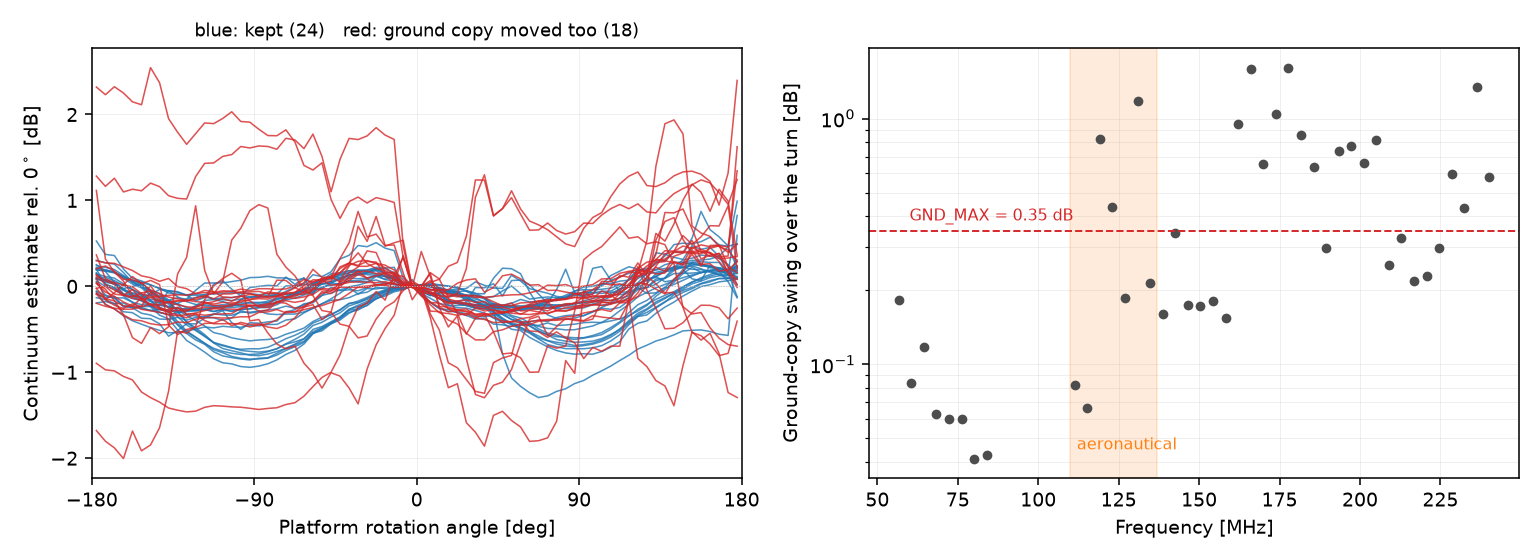

The Python source for this figure:
"""Which tones' continuum estimates are safe to plot as sky modulation.

The rotation figure gains a second panel showing the continuum that is subtracted
from each tone -- the sky and receiver power, carried by the channels with no
injected signal in them. Plotted raw it is wrong: a dozen channels between 110
and 240 MHz swing 1-3 dB through the turn, far more than the sky does, because
they carry a terrestrial transmitter rather than sky.

The control is the stationary ground copy. It does not rotate, so anything it
also saw change over the same integrations changed in time rather than with
antenna orientation. A tone's continuum is plotted only where the ground copy is
steady on the same flanking channels.

This script fixes the threshold, shows that the quoted median does not depend on
it, and records the one thing the test cannot do.

Reduction is identical to build_nb.py; only the continuum panel is new.
"""
from pathlib import Path

import h5py
import matplotlib
import numpy as np

matplotlib.use("Agg")
import matplotlib.pyplot as plt  # noqa: E402

REPO = Path("/home/christian/Documents/research/eigsep/data-analysis")
SIDECAR = REPO / "notebooks/christian/deployment5/motor_scan_20260717_key4.h5"
KEY0 = REPO / "notebooks/christian/beam_modulation/key0_raster.npz"
OUT = Path(__file__).resolve().parent

COMB_RESIDUE = 8
COMB_SPILL = (7, 8, 9, 15, 0, 1)
FM_BAND = (86.0, 110.0)
BIN_DEG = 5.0
MAX_ROUGHNESS = 0.25
NSIG = 3.0

with h5py.File(SIDECAR, "r") as f:
    d4 = f["data4"][:].astype(np.float64)
    t = f["times"][:]
    deg = 1.0 / f.attrs["counts_per_deg"]
    az = f["az_counts"][:] * deg
    el = f["el_counts"][:] * deg
    freq = f["freqs"][:]

d4[d4 <= 0] = np.nan
nchan = d4.shape[1]
chan = np.arange(nchan)
is_fm = (freq > FM_BAND[0]) & (freq < FM_BAND[1])

d0 = np.load(KEY0)["d0"].astype(np.float64)
d0[d0 <= 0] = np.nan

turns = np.where(np.diff(np.sign(np.diff(el))) != 0)[0] + 1
rotations = [(a, b) for a, b in zip(np.r_[0, turns], np.r_[turns, len(el)]) if b - a > 100]
rot_az = np.array([np.nanmedian(az[a:b]) for a, b in rotations])
ROT = int(np.argmin(np.abs(rot_az - (-90.0))))
A, B = rotations[ROT]
finite = np.isfinite(d4[A:B]).mean(0) > 0.9

edges = np.arange(-180.0, 180.0 + BIN_DEG, BIN_DEG)
centres = 0.5 * (edges[:-1] + edges[1:])
bin_idx = np.digitize(el, edges) - 1
ZERO = int(np.argmin(np.abs(centres)))


def to_db(x):
    with np.errstate(divide="ignore", invalid="ignore"):
        return 10.0 * np.log10(x)


def flanking(c):
    """Offsets +-3..+-6: eight non-comb channels, clear of the comb spillover.

    No FM condition, unlike the version this exploration started from. Only one
    tone in the band, 111.3 MHz, has a flanker inside the 86-110 MHz guard
    window; keeping the exception moves that one curve by 0.1 dB and costs a
    seven-channel special case in the caption.
    """
    return [c + o for o in range(-6, 7)
            if 3 <= abs(o) <= 6 and 0 <= c + o < nchan and finite[c + o]
            and (c + o) % 16 not in COMB_SPILL]


def binned(series, a, b):
    s = series[a:b]
    idx = bin_idx[a:b]
    mu = np.full(len(centres), np.nan)
    for j in range(len(centres)):
        v = s[(idx == j) & np.isfinite(s)]
        if v.size:
            mu[j] = np.median(v)
    return mu


def subtract(c):
    return d4[:, c] - np.nanmedian(d4[:, flanking(c)], axis=1)


def noise_sigma(c):
    sds = [np.nanstd(binned(subtract(cp), A, B)) for cp in flanking(c) if flanking(cp)]
    return np.nanmedian(sds) if sds else np.inf


def excess_profile(c):
    mu = binned(subtract(c), A, B)
    ok = mu > NSIG * noise_sigma(c)
    pos = mu > 0
    ref = np.nanmedian(mu[ZERO - 1:ZERO + 2])
    full = np.where(pos, to_db(np.where(pos, mu, np.nan) / ref), np.nan)
    return full, ok


def referenced(data, chans):
    """Binned power in `chans`, in dB relative to the value at 0 deg."""
    mu = binned(np.nanmedian(data[:, chans], axis=1), A, B)
    return to_db(mu / np.nanmedian(mu[ZERO - 1:ZERO + 2]))


def swing(v):
    return np.ptp(v[np.isfinite(v)])


tones = []
for c in chan[(chan % 16 == COMB_RESIDUE) & (freq > 50) & (freq < 250) & finite & ~is_fm]:
    nb = flanking(c)
    rough = np.nanmedian(np.abs(np.diff(binned(to_db(np.nanmedian(d4[:, nb], 1)), A, B), 2)))
    if rough >= MAX_ROUGHNESS:
        continue
    prof, ok = excess_profile(c)
    if not ok[ZERO] or ok.sum() < 20:
        continue
    tones.append(c)

print(f"rotation {ROT}: azimuth {rot_az[ROT]:+.0f} deg, {B - A} integrations, "
      f"{(t[B - 1] - t[A]):.0f} s")
print(f"{len(tones)} tones in panel (a), "
      f"{freq[tones[0]]:.1f}-{freq[tones[-1]]:.1f} MHz\n")

air = {c: referenced(d4, flanking(c)) for c in tones}     # suspended, rotating
gnd = {c: referenced(d0, flanking(c)) for c in tones}     # stationary control

# ------------------------------------------------- 1. where the threshold goes
print("-- ground-copy swing per tone, sorted (dB) --")
order = sorted(tones, key=lambda c: swing(gnd[c]))
vals = np.array([swing(gnd[c]) for c in order])
for c, v in zip(order, vals):
    print(f"   {freq[c]:7.1f} MHz   gnd {v:5.2f}   air {swing(air[c]):5.2f}")
jump = int(np.argmax(np.diff(vals)))
step = int(np.searchsorted(vals, 0.35))
print(f"\n   values run {vals[0]:.2f}-{vals[step - 1]:.2f} and then "
      f"{vals[step]:.2f}-{vals[-1]:.2f}: a step of "
      f"{vals[step] - vals[step - 1]:.2f} dB at the threshold.")
print(f"   Be careful how much weight that carries. It is NOT the largest break in")
print(f"   the distribution -- that is {vals[jump]:.2f} -> {vals[jump + 1]:.2f} dB, "
      f"after {jump + 1} tones -- and neighbouring")
print(f"   spacings are comparable, so 'the threshold sits in a natural gap' is more")
print(f"   than the data supports. The defence that does hold is the stability scan below.")

GND_MAX = 0.35
keep = [c for c in tones if swing(gnd[c]) < GND_MAX]
drop = [c for c in tones if swing(gnd[c]) >= GND_MAX]
kept_swing = np.array([swing(air[c]) for c in keep])
print(f"\n   GND_MAX = {GND_MAX}: {len(keep)} of {len(tones)} tones, "
      f"{freq[keep[0]]:.1f}-{freq[keep[-1]]:.1f} MHz")
print(f"   sky swing {kept_swing.min():.2f}-{kept_swing.max():.2f} dB "
      f"(median {np.median(kept_swing):.2f}, "
      f"{100 * (10 ** (np.median(kept_swing) / 10) - 1):.0f} per cent in power)")
print(f"   median ground-copy swing of the kept population is "
      f"{np.median([swing(gnd[c]) for c in keep]):.2f} dB, so the gap is only a "
      f"factor of {GND_MAX / np.median([swing(gnd[c]) for c in keep]):.1f} above it")

# ------------------------------------- 2. the quoted median against the choice
print("\n-- does the quoted median depend on the threshold? --")
print("   thr   tones   median sky swing   band")
for thr in (1.00, 0.60, 0.35, 0.25, 0.20, 0.15, 0.12):
    k = [c for c in tones if swing(gnd[c]) < thr]
    if not k:
        continue
    m = np.median([swing(air[c]) for c in k])
    print(f"   {thr:4.2f}   {len(k):5d}   {m:14.2f} dB   "
          f"{freq[k[0]]:5.1f}-{freq[k[-1]]:5.1f} MHz")
print("   The median moves by little across a factor of eight in threshold. The rise")
print("   at the tight end is frequency coverage, not cleanliness: only the low tones")
print("   survive there, and those have the deepest sky modulation anyway.")

# ------------------------------- 3. what the cut does and does not say about (a)
print("\n-- what the cut costs panel (a) --")


def margin_db(c, bins=None):
    """Tone power above its own continuum, in dB, per rotation-angle bin."""
    tone_b = binned(d4[:, c], A, B)
    cont_b = binned(np.nanmedian(d4[:, flanking(c)], axis=1), A, B)
    exc = tone_b - cont_b
    m = np.isfinite(exc) & np.isfinite(cont_b) & (exc > 0)
    if bins is not None:
        m &= bins
    return to_db(exc[m] / cont_b[m])


def worst_shift(c, margins):
    """Curve shift if the entire ground-copy swing were error on the continuum."""
    err = 10 ** (swing(gnd[c]) / 10) - 1.0
    return abs(to_db(1.0 + err / 10 ** (margins / 10))).max()


def margin_at_zero(c):
    cont_b = binned(np.nanmedian(d4[:, flanking(c)], axis=1), A, B)
    exc0 = binned(d4[:, c], A, B)[ZERO] - cont_b[ZERO]
    return to_db(exc0 / cont_b[ZERO])


peak = np.array([margin_at_zero(c) for c in drop])
print(f"   at 0 deg, the response peak, the {len(drop)} discarded tones sit "
      f"{peak.min():.1f}-{peak.max():.1f} dB above their own continuum,")
print(f"   so there the whole ground-copy swing moves those curves by at most "
      f"{max(worst_shift(c, np.array([m])) for c, m in zip(drop, peak)):.3f} dB.")

print("\n   BUT that is the most favourable point of the turn, and it is not the")
print("   number the argument needs. Over the bins panel (a) actually draws and")
print("   quotes depths from, the margin closes as the tone goes into its null:")
sig_lo, sig_shift = [], []
for c in drop:
    _, ok = excess_profile(c)
    mg = margin_db(c, bins=ok)
    if mg.size:
        sig_lo.append((freq[c], mg.min(), worst_shift(c, mg)))
sig_lo.sort(key=lambda r: r[1])
print(f"   margin over significant bins : {min(r[1] for r in sig_lo):.1f} to "
      f"{max(r[1] for r in sig_lo):.1f} dB")
print(f"   worst-case curve shift       : {max(r[2] for r in sig_lo):.2f} dB")
print("   tightest three:")
for f_, lo, sh in sig_lo[:3]:
    print(f"      {f_:7.1f} MHz   margin {lo:5.1f} dB   shift up to {sh:.2f} dB")
print("\n   So the honest claim is bounded to the top of the range: the contamination")
print("   the cut removes is negligible against panel (a)'s signal near the peak, and")
print("   is NOT negligible near the null. That is consistent with what the paper")
print("   already says -- below 158 MHz the tone reaches the noise before the null")
print("   does and those depths are reported as upper limits -- but it means the")
print("   claim must be stated at the peak, not for the curve as a whole.")

# ------------------------------------ 4. what the test cannot do: steady + fixed
print("\n-- the blind spot: a source steady in time but fixed in direction --")
print("   It is constant on a stationary receiver, so it passes, yet a rotating")
print("   antenna modulates it exactly like a point source. The aeronautical band")
print("   shows both halves, and the ground copy splits them where the allocation does:")
print("\n   band              suspended   ground copy")
for lo, hi, what in ((70.0, 86.0, "clean sky"),
                     (110.0, 118.0, "navigation beacons, continuous"),
                     (118.0, 137.0, "airband voice, intermittent"),
                     (137.0, 145.0, "back to normal")):
    sel = [c for c in tones if lo <= freq[c] < hi]
    if not sel:
        continue
    print(f"   {lo:5.0f}-{hi:5.0f} MHz   {np.median([swing(air[c]) for c in sel]):6.2f} dB"
          f"   {np.median([swing(gnd[c]) for c in sel]):6.2f} dB   {what}")
print("\n   channel by channel on the ground copy, through the transition")
print("   (the continuum channels themselves, not the tones they feed):")
band_ch = [c for c in chan if 109.0 <= freq[c] <= 122.0
           and finite[c] and c % 16 not in COMB_SPILL]
for c in band_ch:
    v = referenced(d0, [c])
    print(f"      {freq[c]:7.2f} MHz   gnd {swing(v):5.2f}")
print("   The intermittent half is dropped; the continuous half is not, which is why")
print("   the deepest curves left in the panel sit just above 110 MHz.")
low = [c for c in tones if 110.0 <= freq[c] < 118.0]
print(f"   Not one channel dragging a median: every tone from 110 to 118 MHz modulates")
print(f"   {min(swing(air[c]) for c in low):.1f}-{max(swing(air[c]) for c in low):.1f} dB, "
      f"decaying with distance from the band, so an outlier test over the eight")
print("   flankers would find nothing.")

# ----------------------------------------------------------------- the figure
fig, ax = plt.subplots(1, 2, figsize=(11, 4))
for c in keep:
    ax[0].plot(centres, air[c], color="C0", lw=0.8, alpha=0.8)
for c in drop:
    ax[0].plot(centres, air[c], color="C3", lw=0.8, alpha=0.8)
ax[0].set_xlim(-180, 180)
ax[0].set_xticks([-180, -90, 0, 90, 180])
ax[0].axhline(0.0, color="0.75", lw=0.5, ls=":")
ax[0].grid(alpha=0.25, lw=0.4)
ax[0].set_xlabel("Platform rotation angle [deg]")
ax[0].set_ylabel("Continuum estimate rel. $0^\\circ$ [dB]")
ax[0].set_title(f"blue: kept ({len(keep)})   red: ground copy moved too ({len(drop)})",
                fontsize=9)

ax[1].semilogy(freq[tones], [swing(gnd[c]) for c in tones], "o", ms=4, color="0.3")
ax[1].axhline(GND_MAX, color="C3", lw=1.0, ls="--")
ax[1].text(60, GND_MAX * 1.1, f"GND_MAX = {GND_MAX} dB", fontsize=8, color="C3")
ax[1].axvspan(110, 137, color="C1", alpha=0.15)
ax[1].text(112, 0.045, "aeronautical", fontsize=8, color="C1")
ax[1].grid(alpha=0.25, lw=0.4, which="both")
ax[1].set_xlabel("Frequency [MHz]")
ax[1].set_ylabel("Ground-copy swing over the turn [dB]")

fig.tight_layout()
fig.savefig(OUT / "61_ground_copy_cut.png", dpi=140)
print(f"\nsaved {OUT / '61_ground_copy_cut.png'}")
